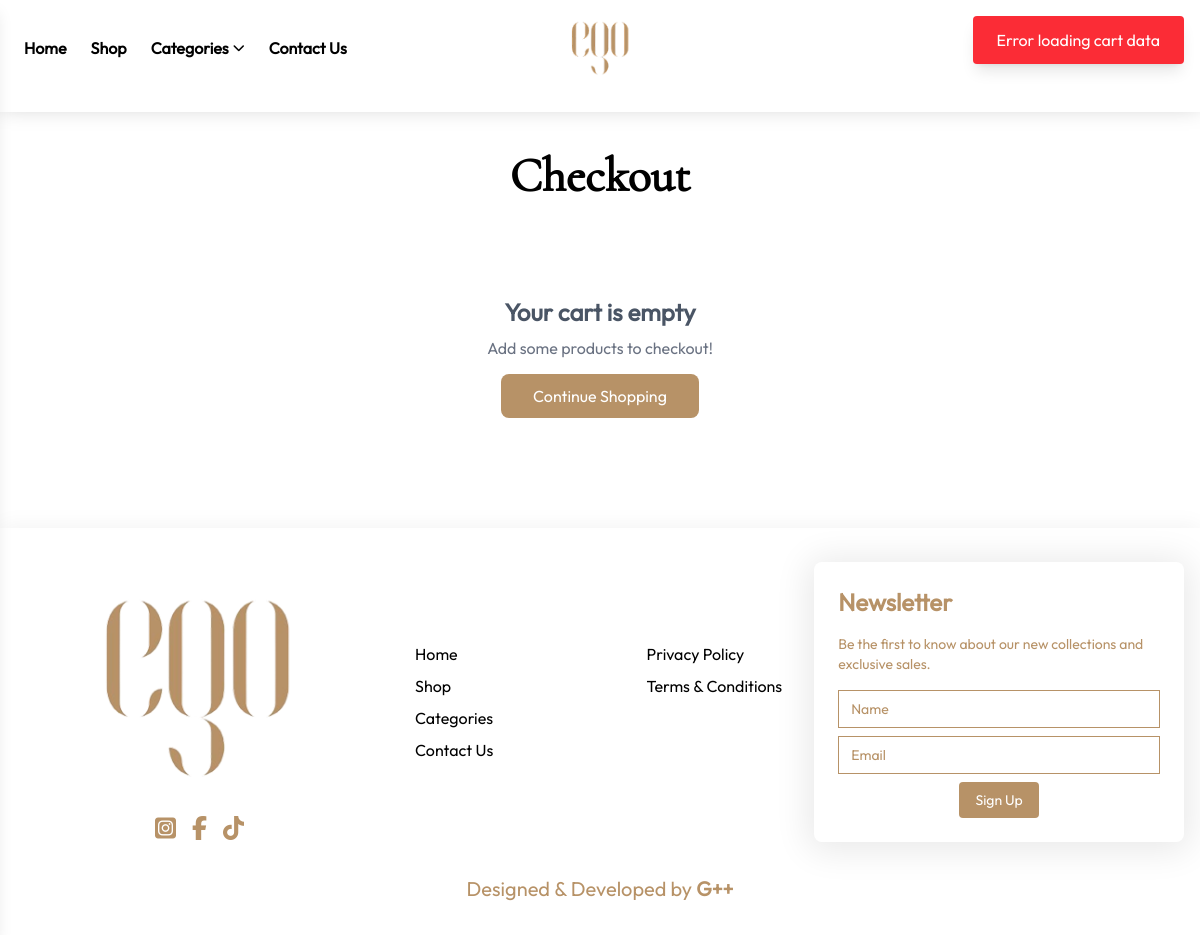
Before: /checkout.php (signed in) with the older database file.
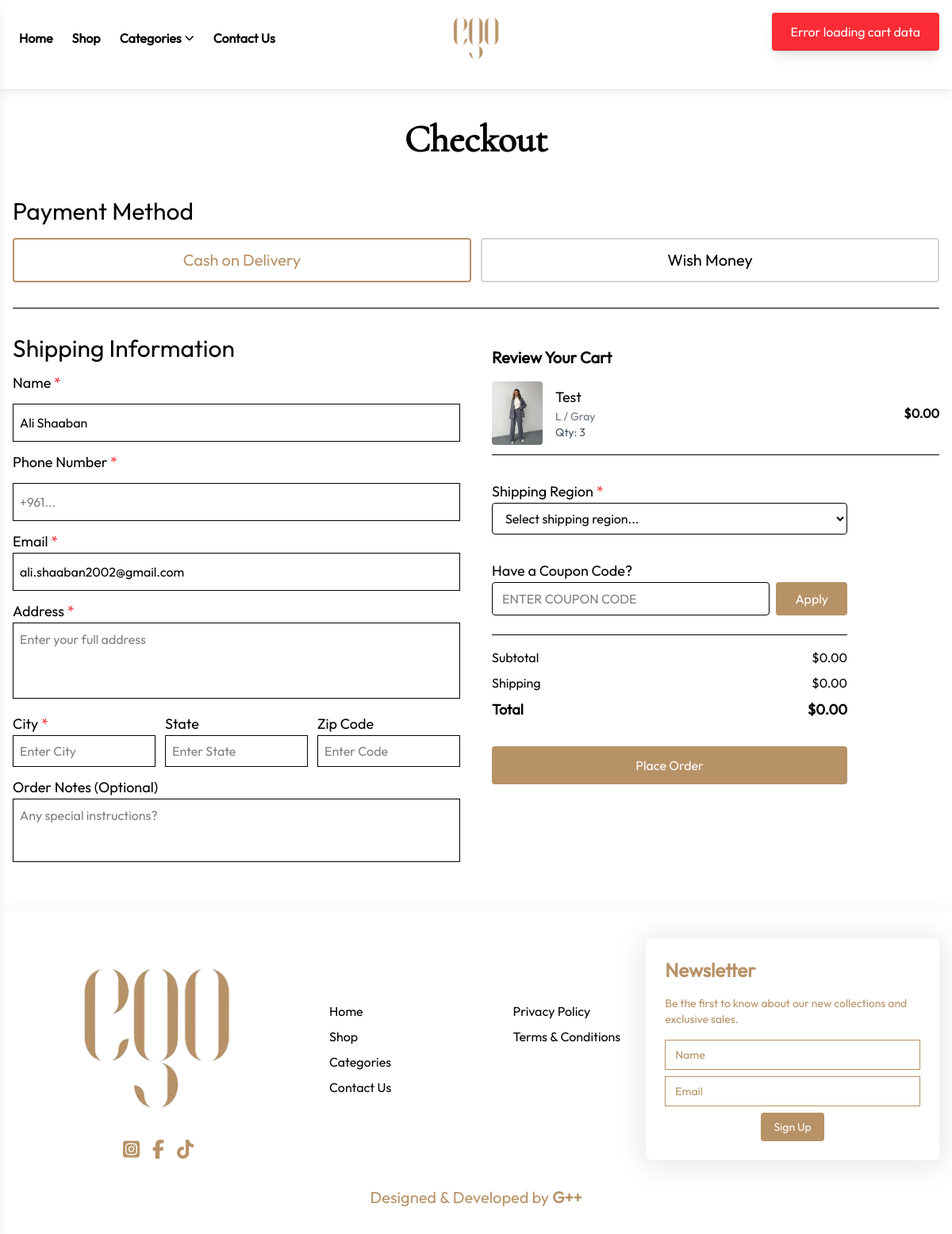
After: the same page with the newer database file.
### tables this page shows
CREATE TABLE `users` (
  `id` int(11) NOT NULL,
  `name` varchar(100) NOT NULL,
  `email` varchar(150) NOT NULL,
  `phone` varchar(50) DEFAULT NULL,
  `address` varchar(255) DEFAULT NULL,
  `city` varchar(100) DEFAULT NULL,
  `state` varchar(20) DEFAULT NULL,
  `country` varchar(100) DEFAULT NULL,
  `zip_code` varchar(100) DEFAULT NULL,
  `password` varchar(255) NOT NULL,
  `role` enum('super_admin','admin','customer') DEFAULT 'customer',
  `created_at` timestamp NOT NULL DEFAULT current_timestamp()
);

CREATE TABLE `cart_item` (
  `item_id` int(11) NOT NULL,
  `cart_id` int(11) NOT NULL,
  `product_id` int(11) NOT NULL,
  `variant_id` int(11) DEFAULT NULL,
  `image_id` int(11) DEFAULT NULL,
  `quantity` int(11) NOT NULL DEFAULT 1,
  `price` decimal(10,2) NOT NULL
);

CREATE TABLE `product_images` (
  `id` int(11) NOT NULL,
  `product_id` int(11) NOT NULL,
  `variant_id` int(11) DEFAULT NULL,
  `color_id` int(11) DEFAULT NULL,
  `image_path` varchar(255) NOT NULL,
  `is_main` tinyint(1) DEFAULT 0,
  `display_order` int(11) DEFAULT 1
);

CREATE TABLE `products` (
  `id` int(11) NOT NULL,
  `name` varchar(150) NOT NULL,
  `description` text DEFAULT NULL,
  `base_price` decimal(10,2) NOT NULL,
  `weight` decimal(10,2) DEFAULT NULL,
  `category_id` int(11) DEFAULT NULL,
  `created_at` timestamp NOT NULL DEFAULT current_timestamp(),
  `is_top` tinyint(1) NOT NULL DEFAULT 0,
  `is_active` tinyint(1) DEFAULT 1
);

CREATE TABLE `sizes` (
  `id` int(11) NOT NULL,
  `name` varchar(50) NOT NULL,
  `type` varchar(50) DEFAULT NULL
);

CREATE TABLE `colors` (
  `id` int(11) NOT NULL,
  `name` varchar(50) NOT NULL,
  `hex_code` varchar(7) DEFAULT NULL
);

### app/core/DB.php (called while the page is built, shortened)
<?php
    require_once __DIR__ . '/../config/database.php';
    class DB{
        public static function getConnection(){
            global $pdo;
            return $pdo;
        }
        public static function query($sql, $params = []){
            $stmt = self::getConnection()->prepare($sql);
            if (!empty($params)) {
                foreach ($params as $index => $value) {
                    $paramType = is_int($value) ? PDO::PARAM_INT : PDO::PARAM_STR;
                    $stmt->bindValue($index + 1, $value, $paramType);
                }
                $stmt->execute();
            } else {
                $stmt->execute($params);
            }
            return $stmt;
        }
    }

### app/models/User.php (called while the page is built, shortened)
<?php
    require_once __DIR__ . '/../core/DB.php';
    class User{
        public static function findById($id){
            return DB::query("SELECT * FROM users WHERE id = ?", [$id]) -> fetch();
        }
    }

### app/controllers/cartController.php (called while the page is built, shortened)
<?php
    require_once MODELS . 'Cart.php';
    class CartController{
        public function getCartItems() {
            try {
                if(isset($_SESSION['user_id'])){
                    $userId = $_SESSION['user_id'];
                    $cartId = Cart::getOrCreateCart($userId);
                    $items = Cart::getCartItemsWithDetails($cartId);
                    $total = Cart::getCartTotal($cartId);
                    $count = 0;
                    foreach($items as $item) {
                        $count += $item['quantity'];
                    }
                    return [
                        'success' => true,
                        'items' => $items,
                        'total' => $total,
                        'count' => $count
                    ];
                }
                $items = [];
                $total = 0;
                $count = 0;
                return [
                    'success' => true,
                    'items' => $items,
                    'total' => $total,
                    'count' => $count
                ];
            } catch (Exception $e) {
                return ['success' => false, 'message' => 'Server error: ' . $e->getMessage()];
            }
        }
    }

### app/models/Cart.php (called while the page is built, shortened)
<?php
    require_once CORE . 'DB.php';
    class Cart{
        public static function getOrCreateCart($userId){
            try{
                $stmt = DB::query("SELECT cart_id FROM cart WHERE user_id = ?", [$userId]);
                $cart = $stmt->fetch(PDO::FETCH_ASSOC);
                if($cart){
                    return $cart['cart_id'];
                }else{
                    DB::query("INSERT INTO cart (user_id) VALUES (?)", [$userId]);
                    return DB::getConnection()->lastInsertId();
                }
            }catch(PDOException $e){
                throw new Exception("Failed to get or create cart: " . $e->getMessage());
            }
        }
        public static function getCartItemsWithDetails($cartId) {
            try {
                $stmt = DB::query("
                    SELECT
                        ci.item_id,
                        ci.product_id,
                        ci.quantity,
                        ci.price,
                        p.name,
                        p.description,
                        c.name AS color,
                        s.name AS size,
                        pi.image_path AS image
                    FROM cart_item ci
                    JOIN products p ON ci.product_id = p.id
                    LEFT JOIN product_variants pv ON ci.variant_id = pv.id
                    LEFT JOIN colors c ON pv.color_id = c.id
                    LEFT JOIN sizes s ON pv.size_id = s.id
                    LEFT JOIN product_images pi ON p.id = pi.product_id AND pi.is_main = 1
                    WHERE ci.cart_id = ?
                ", [$cartId]);
                return $stmt->fetchAll(PDO::FETCH_ASSOC);
            } catch(Exception $e) {
                file_put_contents(__DIR__ . '/../../logs/model.log', $e->getMessage() . "\n", FILE_APPEND);
                return [];
            }
        }
        public static function getCartTotal($cartId) {
            try {
                $stmt = DB::query("
                    SELECT SUM(ci.quantity * ci.price) AS total
                    FROM cart_item ci
                    WHERE ci.cart_id = ?
                ", [$cartId]);
                $total = $stmt->fetch(PDO::FETCH_ASSOC);
                return $total['total'] ?? 0;
            } catch(Exception $e) {
                file_put_contents(__DIR__ . '/../../logs/model.log', $e->getMessage() . "\n", FILE_APPEND);
                return 0;
            }
        }
    }

### app/views/frontend/checkoutSection.php (the view, shortened to what the changed rows need)
<?php
require_once __DIR__ . '/../../controllers/CartController.php';
try {
    $cartController = new CartController();
    $cartData = $cartController->getCartItems();
    $cartItems = $cartData['items'] ?? [];
    $cartTotal = $cartData['total'] ?? 0;
} catch (Exception $e) {
    error_log("Cart error: " . $e->getMessage());
    $cartItems = [];
    $cartTotal = 0;
    $cartCount = 0;
}
$userName = '';
$userEmail = '';
$userPhone = '';
if (isset($_SESSION['user_id'])) {
    require_once __DIR__ . '/../../models/User.php';
    $user = User::findById($_SESSION['user_id']);
    if ($user) {
        $userName = $user['name'] ?? '';
        $userEmail = $user['email'] ?? '';
        $userPhone = $user['phone'] ?? '';
    }
}
?>
<section class="max-w-7xl mx-auto px-4 py-10">
    <h1 class="text-4xl md:text-5xl font-bold mb-8 text-center font-cor">Checkout</h1>
    <?php if (empty($cartItems)): ?>
    <div class="text-center py-16">
        <h2 class="text-2xl font-semibold text-gray-600 mb-2">Your cart is empty</h2>
        <p class="text-gray-500 mb-6">Add some products to checkout!</p>
        <a href="shop.php" class="bg-brand text-white px-8 py-3 rounded-lg hover:bg-brand-dark transition-colors">
            Continue Shopping
        </a>
    </div>
    <?php else: ?>
    <div class="flex flex-col gap-8">
        <div class="space-y-4 py-4 border-b">
            <h2 class="text-2xl md:text-3xl">Payment Method</h2>
            <div class="flex flex-wrap gap-3">
                <button type="button" class="payment-method-btn flex-1 min-w-[120px] border-2 px-4 py-2 md:px-8 md:py-3 text-lg md:text-xl hover:border-brand hover:text-brand transition-colors rounded" data-method="cash">
                    Cash on Delivery
                </button>
                <button type="button" class="payment-method-btn flex-1 min-w-[120px] border-2 px-4 py-2 md:px-8 md:py-3 text-lg md:text-xl hover:border-brand hover:text-brand transition-colors rounded" data-method="wishmoney">
                    Wish Money
                </button>
            </div>
        </div>
        <div class="flex flex-col md:flex-row md:justify-between gap-10">
            <form id="checkout-form" class="flex-1 flex flex-col gap-3">
                <h2 class="text-2xl md:text-3xl">Shipping Information</h2>
                <label class="text-lg" for="customer-name">Name <span class="text-red-500">*</span></label>
                <input class="border w-full h-12 p-2 outline-none focus:border-brand" type="text" id="customer-name" name="name" placeholder="Enter your name" value="<?= htmlspecialchars($userName) ?>" required>
                <label class="text-lg" for="customer-phone">Phone Number <span class="text-red-500">*</span></label>
                <input class="border w-full h-12 p-2 outline-none focus:border-brand" id="customer-phone" name="phone" placeholder="+961..." value="<?= htmlspecialchars($userPhone) ?>" required>
                <div id="cod-fields" class="hidden space-y-3">
                    <label class="text-lg" for="customer-email">Email <span class="text-red-500">*</span></label>
                    <input class="border w-full h-12 p-2 outline-none focus:border-brand" type="email" id="customer-email" name="email" placeholder="Enter your email" value="<?= htmlspecialchars($userEmail) ?>">
                    <label class="text-lg" for="customer-address">Address <span class="text-red-500">*</span></label>
                    <textarea class="border w-full h-24 p-2 outline-none focus:border-brand resize-none" id="customer-address" name="address" placeholder="Enter your full address"></textarea>
                    <div class="grid grid-cols-1 sm:grid-cols-3 gap-3">
                        <div class="flex flex-col">
                            <label class="text-lg" for="customer-city">City <span class="text-red-500">*</span></label>
                            <input class="border h-10 p-2 outline-none focus:border-brand" type="text" id="customer-city" name="city" placeholder="Enter City">
                        </div>
                        <div class="flex flex-col">
                            <label class="text-lg" for="customer-state">State</label>
                            <input class="border h-10 p-2 outline-none focus:border-brand" type="text" id="customer-state" name="state" placeholder="Enter State">
                        </div>
                        <div class="flex flex-col">
                            <label class="text-lg" for="customer-zip">Zip Code</label>
                            <input class="border h-10 p-2 outline-none focus:border-brand" type="text" id="customer-zip" name="zip" placeholder="Enter Code">
                        </div>
                    </div>
                    <label class="text-lg" for="order-notes">Order Notes (Optional)</label>
                    <textarea class="border w-full h-20 p-2 outline-none focus:border-brand resize-none" id="order-notes" name="notes" placeholder="Any special instructions?"></textarea>
                </div>
            </form>
            <div class="flex-1 flex flex-col items-start py-4 gap-4 border-t md:border-t-0">
                <h3 class="text-xl font-semibold">Review Your Cart</h3>
                <div id="checkout-cart-items" class="w-full space-y-3 max-h-96 overflow-y-auto">
                    <?php foreach ($cartItems as $item): ?>
                    <div class="flex gap-4 items-center border-b pb-3">
                        <img src="<?= !empty($item['image']) ? htmlspecialchars($item['image']) : 'assets/images/placeholder.png' ?>"
                             alt="<?= htmlspecialchars($item['name'] ?? 'Product') ?>"
                             class="w-16 h-20 object-cover rounded">
                        <div class="flex-1">
                            <p class="text-lg font-outfit"><?= htmlspecialchars($item['name'] ?? 'Product') ?></p>
                            <p class="text-gray-500 text-sm">
                                <?= htmlspecialchars($item['size'] ?? 'N/A') ?> / <?= htmlspecialchars($item['color'] ?? 'N/A') ?>
                            </p>
                            <p class="text-sm text-gray-600">Qty: <?= (int)$item['quantity'] ?></p>
                        </div>
                        <div class="text-right">
                            <p class="font-semibold">$<?= number_format($item['total'] ?? ($item['price'] * $item['quantity']), 2) ?></p>
                        </div>
                    </div>
                    <?php endforeach; ?>
                </div>
                <div id="shipping-region-container" class="hidden w-full max-w-md space-y-2 mt-4">
                    <label class="text-lg font-medium">Shipping Region <span class="text-red-500">*</span></label>
                    <select id="checkout-shipping-region" class="w-full border px-3 py-2 outline-none focus:border-brand rounded">
                        <option value="">Select shipping region...</option>
                    </select>
                </div>
                <div class="w-full max-w-md space-y-2 mt-4">
                    <label class="text-lg font-medium">Have a Coupon Code?</label>
                    <div class="flex gap-2">
                        <input type="text"
                               id="coupon-code"
                               class="flex-1 border px-3 py-2 outline-none focus:border-brand rounded uppercase"
                               placeholder="Enter coupon code"
                               maxlength="20">
                        <button type="button"
                                id="apply-coupon-btn"
                                class="bg-brand text-white px-6 py-2 rounded hover:bg-opacity-90 transition-colors">
                            Apply
                        </button>
                    </div>
                </div>
                <div class="w-full max-w-md space-y-2 border-t pt-4">
                    <div class="flex justify-between">
                        <p>Subtotal</p>
                        <p id="checkout-subtotal">$<?= number_format($cartTotal, 2) ?></p>
                    </div>
                    <div class="flex justify-between">
                        <p>Shipping</p>
                        <p id="checkout-shipping">$0.00</p>
                    </div>
                    <div class="flex justify-between font-semibold text-lg">
                        <p>Total</p>
                        <p id="checkout-total">$<?= number_format($cartTotal, 2) ?></p>
                    </div>
                </div>
                <button type="button" id="place-order-btn" class="w-full max-w-md bg-brand text-white py-3 mt-4 rounded hover:bg-opacity-90 transition-colors disabled:bg-gray-400 disabled:cursor-not-allowed">
                    Place Order
                </button>
            </div>
        </div>
    </div>
    <?php endif; ?>
</section>

Changed rows visible on the page:
now on this page (row unchanged): users: name "Ali Shaaban", email "ali.shaaban2002@gmail.com"
added cart_item: product_images.image_path (picture), product.name "Test", sizes.name "L", colors.name "Gray", quantity "3", price "0.00"
Other visible differences:
form field value: (not shown) → "Select shipping region..."
$cartTotal: (not shown) → "0.00"
text no longer shown: "Your cart is empty Add some products to checkout! Continue Shopping"
text now shown: "Payment Method Cash on Delivery Wish Money Shipping Information Name * Phone Number * Email * Address * City * State Zip Code Order Notes (Optional) Review Your Cart Shipping Region * Have a Coupon Code? Apply Subtotal $ Shipping $0.00 Total $ Place Order"
